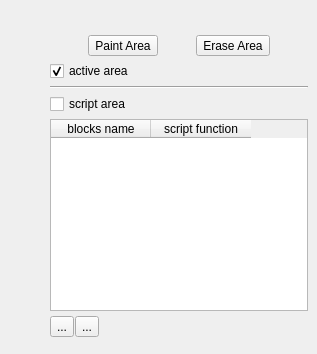
         <widget class="QWidget" name="tab_5" >
          <attribute name="title" >
           <string>Active Area</string>
          </attribute>
          <widget class="QWidget" name="verticalLayoutWidget" >
           <property name="geometry" >
            <rect>
             <x>50</x>
             <y>30</y>
             <width>258</width>
             <height>315</height>
            </rect>
           </property>
           <layout class="QVBoxLayout" >
            <property name="spacing" >
             <number>0</number>
            </property>
            <item>
             <layout class="QHBoxLayout" >
              <item>
               <widget class="QToolButton" name="paintActive" >
                <property name="text" >
                 <string>Paint Area</string>
                </property>
               </widget>
              </item>
              <item>
               <widget class="QToolButton" name="eraseActBtn" >
                <property name="text" >
                 <string>Erase Area</string>
                </property>
               </widget>
              </item>
             </layout>
            </item>
            <item>
             <widget class="QCheckBox" name="checkBox_6" >
              <property name="text" >
               <string>active area</string>
              </property>
              <property name="checked" >
               <bool>true</bool>
              </property>
             </widget>
            </item>
            <item>
             <widget class="Line" name="line" >
              <property name="orientation" >
               <enum>Qt::Horizontal</enum>
              </property>
             </widget>
            </item>
            <item>
             <widget class="QCheckBox" name="checkBox_5" >
              <property name="text" >
               <string>script area</string>
              </property>
             </widget>
            </item>
            <item>
             <widget class="QTableWidget" name="tableWidget" >
              <property name="sizePolicy" >
               <sizepolicy vsizetype="Fixed" hsizetype="Expanding" >
                <horstretch>0</horstretch>
                <verstretch>0</verstretch>
               </sizepolicy>
              </property>
              <property name="columnCount" >
               <number>2</number>
              </property>
              <column>
               <property name="text" >
                <string>blocks name</string>
               </property>
              </column>
              <column>
               <property name="text" >
                <string>script function</string>
               </property>
              </column>
             </widget>
            </item>
            <item>
             <layout class="QHBoxLayout" >
              <property name="spacing" >
               <number>1</number>
              </property>
              <item>
               <widget class="QToolButton" name="toolButton" >
                <property name="text" >
                 <string>...</string>
                </property>
                <property name="icon" >
                 <iconset resource="Resources/editor.qrc" >
                  <normaloff>:/images/plus.png</normaloff>:/images/plus.png</iconset>
                </property>
               </widget>
              </item>
              <item>
               <widget class="QToolButton" name="toolButton_7" >
                <property name="text" >
                 <string>...</string>
                </property>
                <property name="icon" >
                 <iconset>
                  <normaloff>://images/minus.png</normaloff>://images/minus.png</iconset>
                </property>
               </widget>
              </item>
              <item>
               <spacer name="horizontalSpacer" >
                <property name="orientation" >
                 <enum>Qt::Horizontal</enum>
                </property>
                <property name="sizeHint" stdset="0" >
                 <size>
                  <width>40</width>
                  <height>20</height>
                 </size>
                </property>
               </spacer>
              </item>
             </layout>
            </item>
           </layout>
          </widget>
         </widget>
